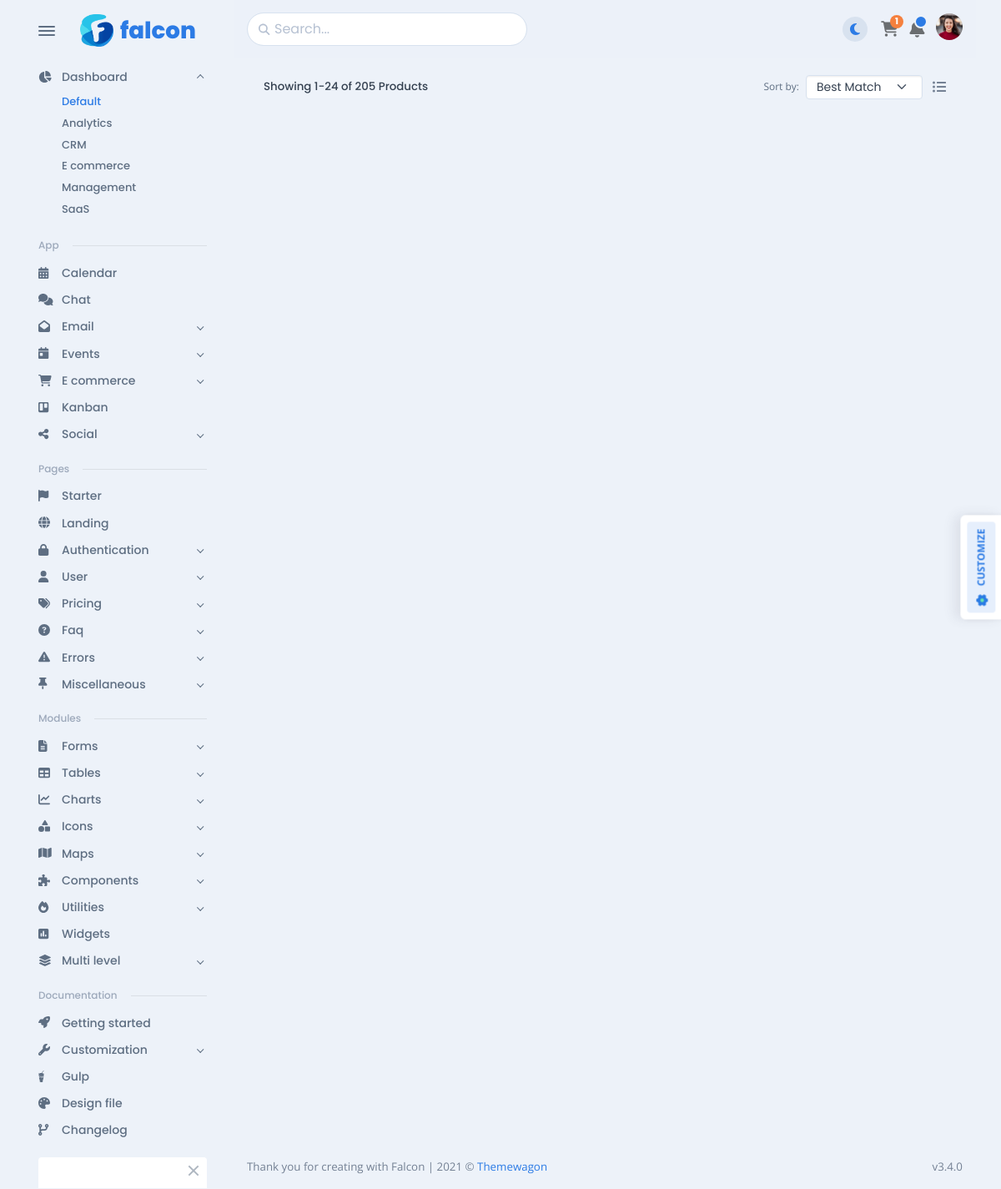
The app's page /, older data.
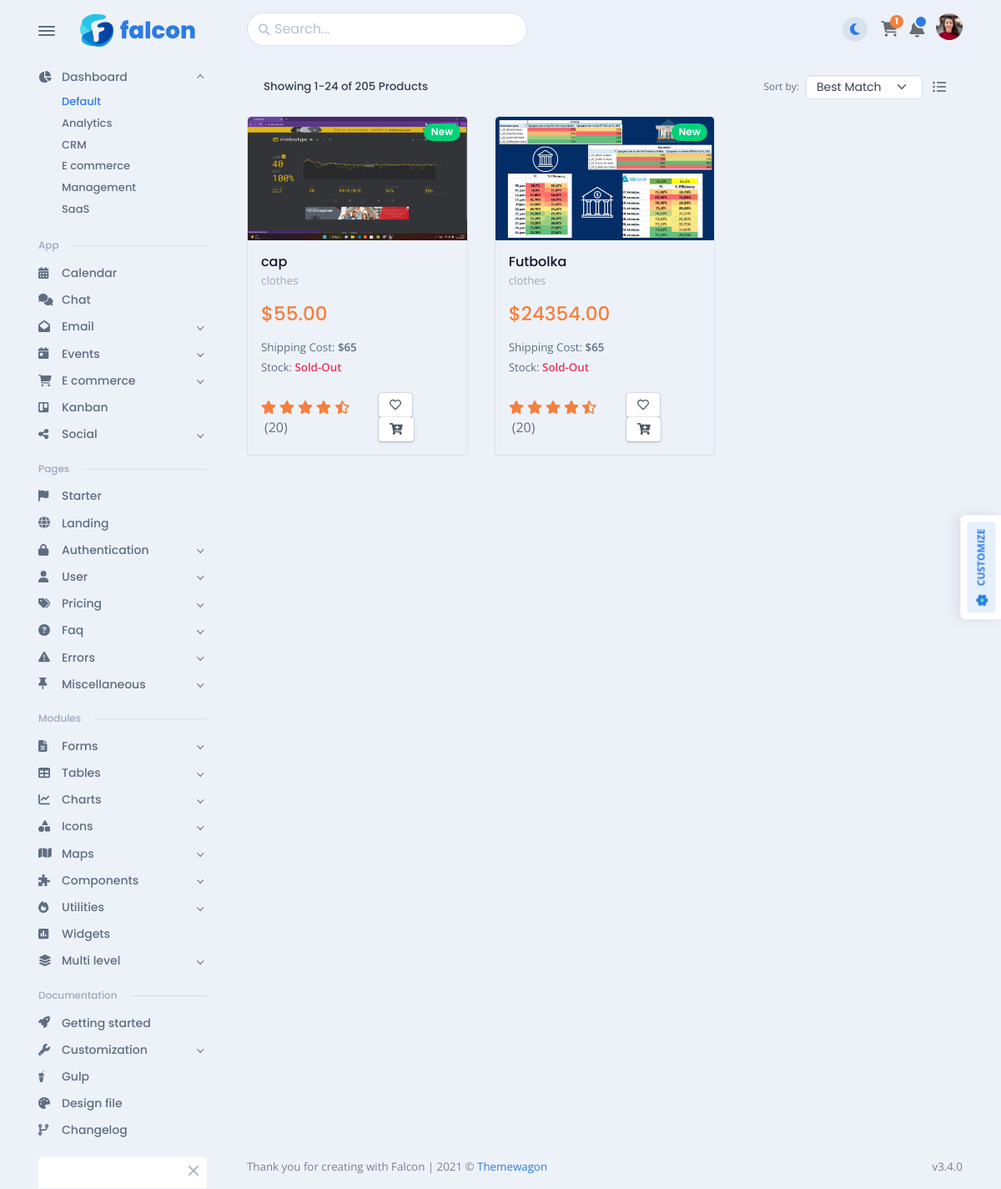
The same page, newer data.
### eccomerce/models.py (models this page shows, shortened)
class TimeStampedModel(models.Model):
    created_at = models.DateTimeField(auto_now_add=True)
    updated_at = models.DateTimeField(auto_now=True)
    class Meta:
        abstract = True

class Product(TimeStampedModel):
    category = models.ForeignKey(Category, on_delete=models.SET_NULL, blank=True, null=True)
    name = models.CharField(max_length=100, null=True)
    description = models.TextField(null=True, blank=True)
    image = models.ImageField(upload_to='product_img/', blank=True, null=True)
    price = models.DecimalField(decimal_places=2, max_digits=8)
    info = models.TextField(max_length=255, null=True, blank=True)
    size = models.CharField(max_length=100, null=True, blank=True)

class Category(TimeStampedModel):
    name = models.CharField(max_length=100)
    description = models.TextField(null=True, blank=True)
    def __str__(self):
        return self.name

### eccomerce/views.py (the view)
# urls.py: path('', views.store, name='store'),
def store(request):
    products = Product.objects.all()
    context = {'products': products}
    return render(request, 'store/e-commerce/product/product-grid.html', context)

### templates/store/e-commerce/product/product-grid.html (shortened to what the changed rows need)
{% extends 'base.html' %}
{% load static %}
{% block content %}
<div class="row d-flex">
    {% for product in products %}
    <div class="mb-4 col-md-6 col-lg-4">
        <div class="border rounded-1 h-100 d-flex flex-column justify-content-between pb-3">
            <div class="overflow-hidden">
                <div class="position-relative rounded-top overflow-hidden">
                    <div class="swiper-container theme-slider swiper-container-initialized swiper-container-horizontal swiper-container-pointer-events swiper-container-autoheight"
                         data-swiper="{&quot;autoplay&quot;:true,&quot;autoHeight&quot;:true,&quot;spaceBetween&quot;:5,&quot;loop&quot;:true,&quot;loopedSlides&quot;:5,&quot;navigation&quot;:{&quot;nextEl&quot;:&quot;.swiper-button-next&quot;,&quot;prevEl&quot;:&quot;.swiper-button-prev&quot;}}">
                        <div class="swiper-wrapper" id="swiper-wrapper-1c73793eb37dd71f" aria-live="off"
                             style="height: 178px; transform: translate3d(-1112px, 0px, 0px); transition-duration: 0ms;">
                            <div class="swiper-slide swiper-slide-prev" data-swiper-slide-index="0" role="group"
                                 aria-label="1 / 3" style="width: 273px; margin-right: 5px;"><a class="d-block"
                                                                                                href="{% url 'store:product_details' product.id %}"><img
                                    class="rounded-top img-fluid" src="{{ product.image.url }}"
                                    alt=""></a></div>
                        </div>
                            </div>
                    <span class="badge rounded-pill bg-success position-absolute mt-2 me-2 z-index-2 top-0 end-0">New</span>
                </div>
                <div class="p-3">
                    <h5 class="fs-0"><a class="text-dark" href="{% url 'store:product_details' product.id%}">{{product.name}}</a>
                    </h5>
                    <p class="fs--1 mb-3"><a class="text-500" href="#!">{{product.category}}</a></p>
                    <h5 class="fs-md-2 text-warning mb-0 d-flex align-items-center mb-3"> ${{product.price}}
                    </h5>
                    <p class="fs--1 mb-1">Shipping Cost: <strong>$65</strong></p>
                    <p class="fs--1 mb-1">Stock: <strong class="text-danger">Sold-Out</strong>
                    </p>
                </div>
            </div>
            <div class="d-flex flex-between-center px-3">
                <div>
                    <span
                        class="ms-1">(20)</span>
                </div>
                <div><a class="btn btn-sm btn-falcon-default me-2" href="#!" data-bs-toggle="tooltip"
                        data-bs-placement="top" title="" data-bs-original-title="Add to Wish List"
                        aria-label="Add to Wish List">
                    </a><a
                        class="btn btn-sm btn-falcon-default" href="#!" data-bs-toggle="tooltip" data-bs-placement="top"
                        title="" data-bs-original-title="Add to Cart" aria-label="Add to Cart">
                    </a></div>
            </div>
        </div>
    </div>
    {% endfor %}
</div>
{% endblock %}

Row changes from the older to the newer data that the page shows:
added Product: image (picture), name "cap", category "clothes", price "55.00"
added Product: image (picture), name "Futbolka", category "clothes", price "24354.00"
